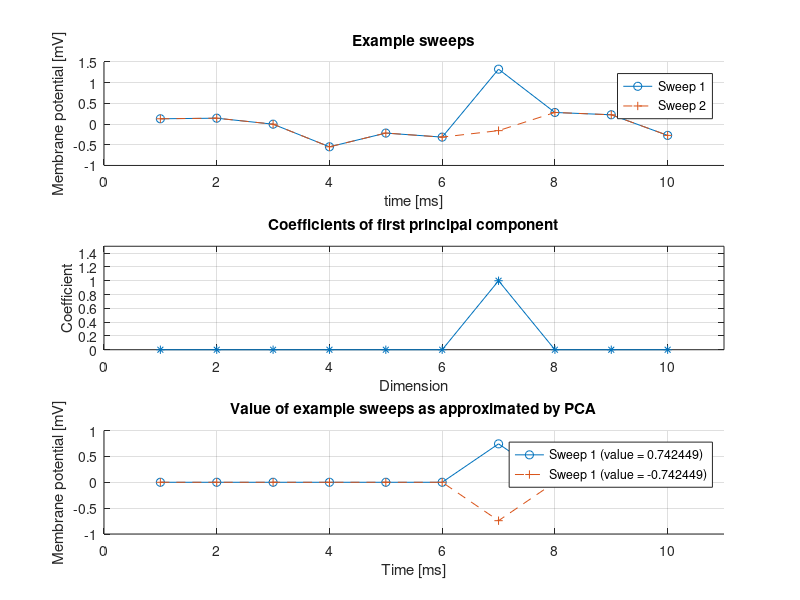

The MATLAB source for this figure:
clear
clf

n = 10;

x0 = rand(1, n);
x1 = x0;
x2 = x0;

x1(7) = 2;

X = [x1; x2];
X = X - mean(X(:));

[coeff, score] = pca(X);


subplot(311)
cla
hold on

plot(1:n, X(1,:), 'LineStyle', '-', 'Marker', 'o')
plot(1:n, X(2,:), 'LineStyle', '--', 'Marker', '+')
grid on
legend('Sweep 1', 'Sweep 2')
xlabel('time [ms]')
ylabel('Membrane potential [mV]')
title('Example sweeps');
xlim([0 n+1])

subplot(312)
plot(1:n, coeff, 'LineStyle', '-', 'Marker', '*')
xlim([0 n+1])
ylim([0 1.5])
grid on
xlabel('Dimension')
ylabel('Coefficient');
title('Coefficients of first principal component')

subplot(313)
cla
hold on
plot(1:n, score(1) * coeff', 'LineStyle', '-', 'Marker', 'o')
plot(1:n, score(2) * coeff, 'LineStyle', '--', 'Marker', '+')
grid on
xlim([0 n+1])
xlabel('Time [ms]')
ylabel('Membrane potential [mV]')
title('Value of example sweeps as approximated by PCA');
legend(sprintf('Sweep 1 (value = %g)', score(1)), sprintf('Sweep 1 (value = %g)', score(2)))


